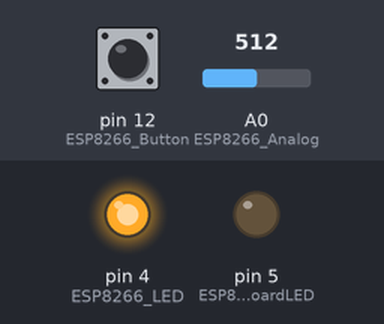
Recording of a sketch running on a simulated Arduino Uno, built with avr-gcc and run on an emulated ATmega328P. Shown: output pins drawn as LEDs (lit = HIGH). The inputs (shaded band) are chosen by the test bench; at power-on: A0 (ESP8266_Analog) = 512, pin 12 (ESP8266_Button) HIGH.

Above: at 1.2 s.
1.3 s: A0 (ESP8266_Analog) set to 134
2.8 s: A0 (ESP8266_Analog) set to 118
At 3.1 s:
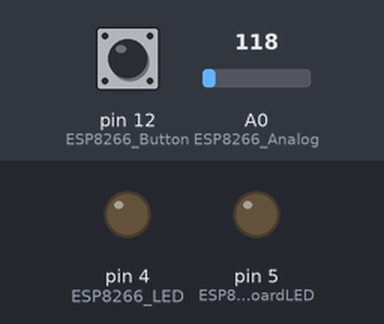
4.3 s: pin 12 (ESP8266_Button) pulled LOW for 0.15 s
At 4.37 s:
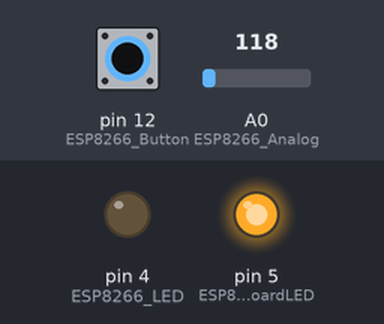
5.9 s: pin 12 (ESP8266_Button) pulled LOW for 3.2 s
At 10.3 s:
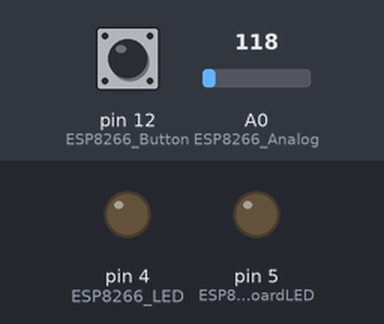
10.6 s: A0 (ESP8266_Analog) set to 306
At 11.5 s:
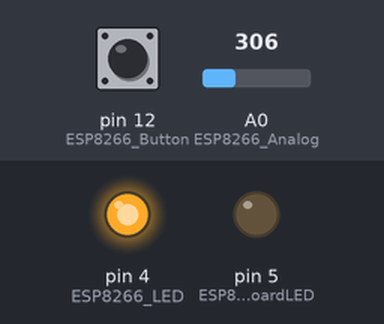
12.1 s: pin 12 (ESP8266_Button) pulled LOW for 1 s
At 12.6 s:
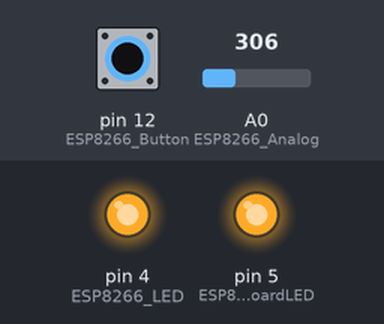
Timing chart, 0 to 15.1 s (numbered marks = the images above; inputs shaded):
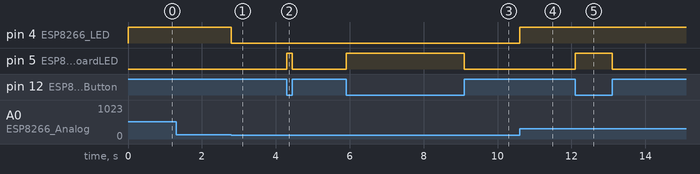

Measured:
- the behaviour switches between 128 and 127 on A0 (ESP8266_Analog) (found by bisection; images 0 and 1)
- after the input at 1.3 s, every drawn part: stays the same
- after the input at 2.8 s, pin 4 (ESP8266_LED): HIGH → LOW at once
- after the input at 4.3 s, pin 5 (ESP8266_OnBoardLED): LOW → HIGH at once, → LOW 0.15 s later
- after the input at 5.9 s, pin 5 (ESP8266_OnBoardLED): LOW → HIGH at once, → LOW 3.2 s later
- after the input at 10.6 s, pin 4 (ESP8266_LED): LOW → HIGH at once
- after the input at 12.1 s, pin 5 (ESP8266_OnBoardLED): LOW → HIGH at once, → LOW 1.0 s later

The sketch:

Blink_Hackaday.ino
```cpp
// (licence header left out)
const int ESP8266_OnBoardLED = 5;
const int ESP8266_Analog = A0;
const int ESP8266_Button = 12;
const int ESP8266_LED = 4;


void setup() {

  pinMode(ESP8266_OnBoardLED, OUTPUT);
  //pinMode(ESP8266_Analog, INPUT);
  pinMode(ESP8266_Button, INPUT);
  pinMode(ESP8266_LED, OUTPUT);
}

void loop() {

  int input = analogRead(ESP8266_Analog);
  analogWrite(ESP8266_LED, input);

  digitalWrite(ESP8266_OnBoardLED, LOW);

  while (digitalRead(ESP8266_Button)==LOW)
  {
    digitalWrite(ESP8266_OnBoardLED, HIGH);
  }

}
```
